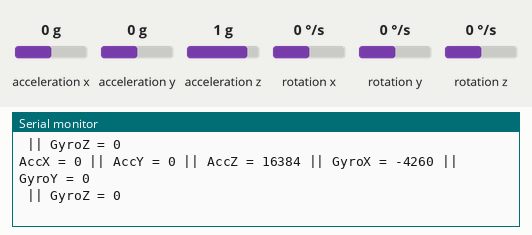
A sketch run on a simulated Arduino Uno, built with avr-gcc and run on an emulated ATmega328P. Shown: the last lines printed to the serial monitor. Wiring (inferred from the names in the program): MPU-6050 motion sensor at I2C address 0x68. Inputs (shaded band) come from the test bench; at power-on: acceleration x 0 g, acceleration y 0 g, acceleration z 1 g, rotation x 0 °/s, rotation y 0 °/s, rotation z 0 °/s.

Above: at 2.8 s.
2.9 s: acceleration x set to -1.4 g
At 5.1 s:
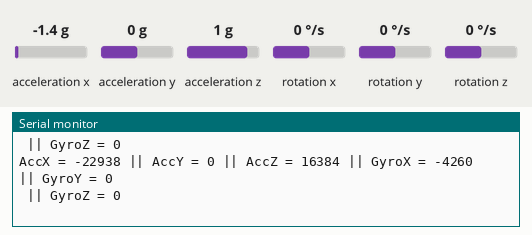
5.6 s: acceleration y set to -1.4 g
At 6.6 s:
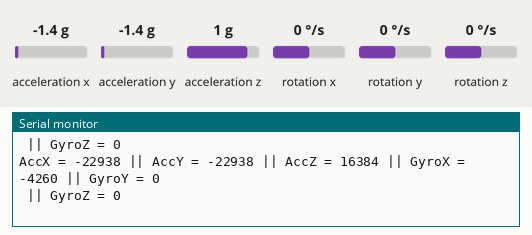
8.3 s: acceleration z set to -1.4 g
At 10.7 s:
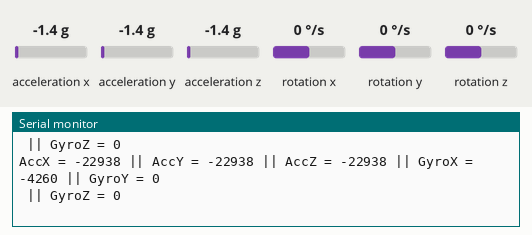
11.0 s: rotation x set to -192 °/s
At 13.4 s:
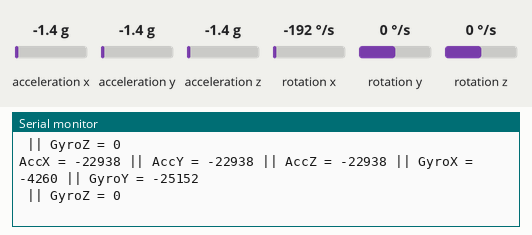
13.7 s: rotation y set to -192 °/s
At 15.3 s:
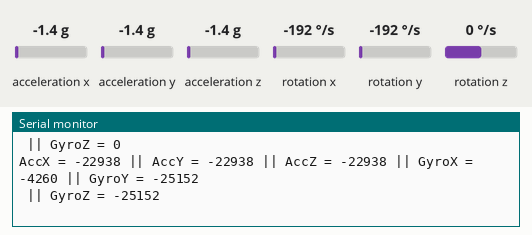
16.4 s: acceleration x set to 0 g
At 16.4 s:
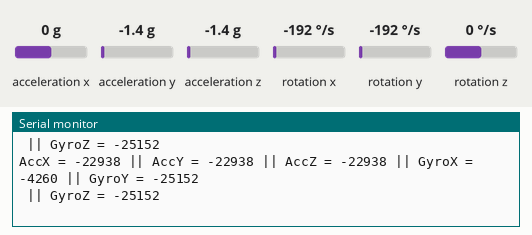

The sketch:

Raw_values.ino
```cpp
#include<Wire.h>
const int MPU6050_addr=0x68;
int16_t AccX,AccY,AccZ,Temp,GyroX,GyroY,GyroZ;

void setup(){
Wire.begin();
Wire.beginTransmission(MPU6050_addr);
Wire.write(0x6B);
Wire.write(0);
Wire.endTransmission(true);
Serial.begin(9600);

}

void loop(){

  Wire.beginTransmission(MPU6050_addr);

  Wire.write(0x3B);

  Wire.endTransmission(false);

  Wire.requestFrom(MPU6050_addr,14,true);

  AccX=Wire.read()<<8|Wire.read();

  AccY=Wire.read()<<8|Wire.read();

  AccZ=Wire.read()<<8|Wire.read();

//  Temp=Wire.read()<<8|Wire.read();

  GyroX=Wire.read()<<8|Wire.read();

  GyroY=Wire.read()<<8|Wire.read();

  GyroZ=Wire.read()<<8|Wire.read();

  Serial.print("AccX = "); Serial.print(AccX);

  Serial.print(" || AccY = "); Serial.print(AccY);

  Serial.print(" || AccZ = "); Serial.print(AccZ);

//  Serial.print(" || Temp = "); Serial.print(Temp/340.00+36.53);

  Serial.print(" || GyroX = "); Serial.print(GyroX);

  Serial.print(" || GyroY = "); Serial.println(GyroY);
  Serial.print(" || GyroZ = "); Serial.println(GyroZ);
  delay(2000);


}
```

Measured:
- after the input at 2.9 s, the serial monitor: prints a new line after 1.1 s (image 1)
- after the input at 5.6 s, the serial monitor: prints a new line after 0.47 s (image 2)
- after the input at 8.3 s, the serial monitor: prints a new line after 1.8 s (image 3)
- after the input at 11.0 s, the serial monitor: prints a new line after 1.2 s (image 4)
- after the input at 13.7 s, the serial monitor: prints a new line after 0.59 s (image 5)
